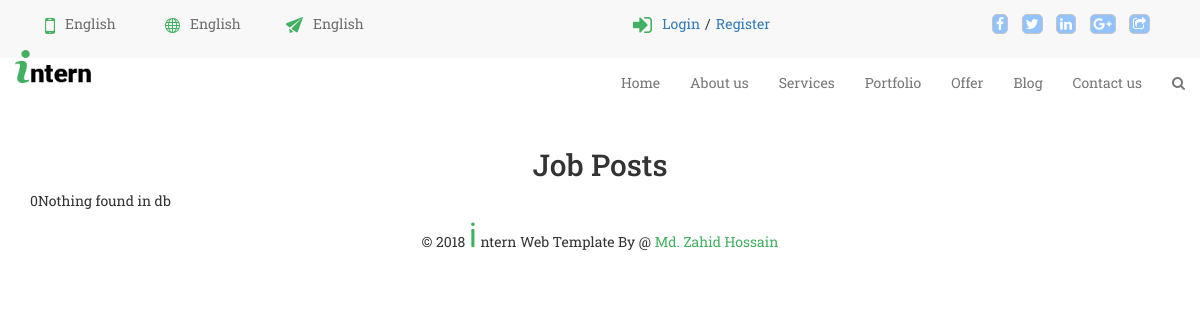
/jobPost.php?location=Dhaka, run on an earlier commit of the app's database.
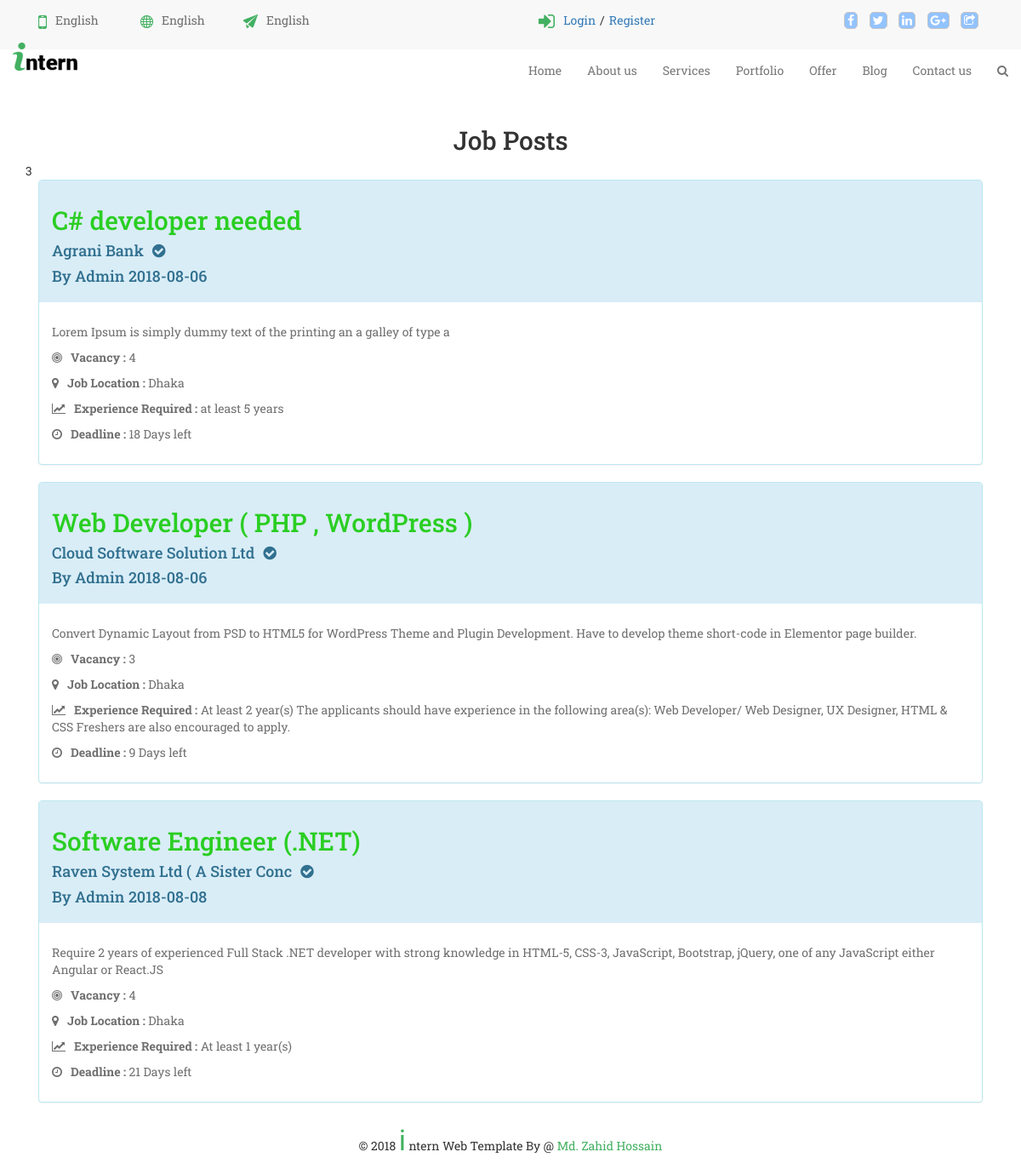
And on a later commit of the database.
### tables this page shows
CREATE TABLE `jobpost` (
  `id` int(11) NOT NULL,
  `title` text NOT NULL,
  `companyName` varchar(32) NOT NULL,
  `vacancy` varchar(10) NOT NULL,
  `context` text NOT NULL,
  `description` text NOT NULL,
  `empStatus` varchar(10) NOT NULL,
  `eduRequirement` text NOT NULL,
  `expRequirement` text NOT NULL,
  `addRequirement` text NOT NULL,
  `jobLocation` text NOT NULL,
  `salary` int(10) NOT NULL,
  `degree` varchar(32) NOT NULL,
  `browseCatg` varchar(32) NOT NULL,
  `postTime` date NOT NULL,
  `expDate` date DEFAULT NULL,
  `deleteDate` date NOT NULL
);

### jobPost.php (the view, shortened to what this page needs)
<?php
include "includes/header.php";
?>
       <?php include "includes/head.php" ?>
        <?php include "includes/navbar.php" ?>
        <div class="container">
           <h2 style="text-align:center;">Job Posts</h2>
           <div class="jobPost">
                <?php
                    require 'config.php';
                    global $query;
                    if(isset($_GET['location'])){
                        $location = $_GET['location'];
                        $query = "select * from jobpost where jobLocation = '$location' ";
                    }
                    else if(isset($_GET['category'])){
                        $category = $_GET['category'];
                        $query = "select * from jobpost where browseCatg = '$category' ";
                    }
                    $result = mysqli_query($conn,$query);
                    $count =  mysqli_num_rows($result);
                            echo $count;
                    if(mysqli_num_rows($result) > 0){
                        while($row = mysqli_fetch_assoc($result)){
                            $id = $row['id'];
                            $title = $row['title'];
                            $companyName = $row['companyName'];
                            $vacancy = $row['vacancy'];
                            $description = $row['description'];
                            $expRequirement = $row['expRequirement'];
                            $jobLocation = $row['jobLocation'];
                            $postTime = $row['postTime'];
                            $expDate = $row['expDate'];
                            $daydiff=floor((abs(strtotime($postTime) - strtotime($expDate))/(60*60*24)));
                            ?>
                            <div class="col-sm-12">
                            <div class="panel-group">
                               <div class="panel panel-info">
                                   <div class="panel-heading">
                                      <h2 ><a style="text-decoration:none;color:#2ace22;" href="singleJob.php?id=<?php echo $id ?>"><?php echo $title ?></a></h2>
                                      <h4><?php echo $companyName ?><i class="fa fa-check-circle" aria-hidden="true" style="margin-left:10px;"></i></h4>
                                      <h4>By Admin <?php echo $postTime; ?></h4>
                                   </div>
                                   <div class="panel-body">
                                       <p class = "jobpost"><?php echo $description ?></p>
                                        <p class = "jobpost"><i class="fa fa-bullseye" aria-hidden="true"></i><b>Vacancy : </b><?php echo $vacancy ?></p>
                                        <p class = "jobpost"><i class="fa fa-map-marker" aria-hidden="true"></i><b>Job Location : </b><?php echo $jobLocation ?></p>
                                        <p class = "jobpost"><i class="fa fa-line-chart" aria-hidden="true"></i><b>Experience Required : </b><?php echo $expRequirement ?></p>
                                        <p class = "jobpost"><i class="fa fa-clock-o" aria-hidden="true"></i><b>Deadline : </b><?php echo $daydiff ?> Days left</p>
                                    </div>
                               </div>
                            </div>
                       </div>
                     <?php   }
                    }
                    else
                    {
                        echo "Nothing found in db".mysqli_connect_error();
                    }
                ?>
            </div>
        </div>
       <?php include "includes/footer.php" ?>

### includes/header.php (shortened to what this page needs)
<!DOCTYPE html>
<html lang="en">
<head>
    <link href="font-awesome/css/font-awesome.min.css" rel="stylesheet">
    <link href="css/bootstrap.css" rel="stylesheet">
    <link rel="stylesheet" href="css/owl.carousel.css">
    <link rel="stylesheet" href="css/owl.theme.css">
    <link rel="stylesheet" href="css/swiper.min.css">
    <link rel="stylesheet" href="css/style.css">
 </head>
<body>

### includes/head.php
<section id="start">
    <div class="container-fluid">
        <div class="container">
            <div class="row">
                <div class="col-sm-4">
                    <div class="col-sm-4">
                        <div class="contact">
                            <a href="#"><img src="images/callus.png" alt=""></a>
                            <p>English</p>
                        </div>
                    </div>
                    <div class="col-sm-4">
                        <div class="contact">
                            <a href="#"><img src="images/languages.png" alt=""></a>
                            <p>English</p>
                        </div>
                    </div>
                    <div class="col-sm-4">
                        <div class="contact">
                            <a href="#"><img src="images/email.png" alt=""></a>
                            <p>English</p>
                        </div>
                    </div>
                </div>
                <div class="col-sm-8">
                    <div class="social">
                        <div class="col-sm-6">
                           <?php
                                if(isset($_SESSION['un'])||isset($_SESSION['en'])){
                                    echo '';
                                }
                                else{
                                    echo  ' <div class="contact pull-right">
                                    <span><img src="images/signin.png" alt=""></span>
                                    <div class="dropdown">
                                      <a class="dropbtn" style="text-decoration:none;margin-right:5px;">Login</a>
                                      <div class="dropdown-content">
                                        <a href="loginCandidate.php">Candidate</a>
                                        <a href="loginEmployee.php">Employee</a>
                                        <a href="../Intern/cms/admin/index.php">Admin</a>
                                      </div>
                                    </div>
                                    <spqn style="margin-right:5px;"> / </spqn>
                                    <div class="dropdown">
                                      <a class="dropbtn" style="text-decoration:none;"> Register</a>
                                      <div class="dropdown-content">
                                        <a href="regv.php">Candidate</a>
                                        <a href="#">Employee</a>
                                      </div>
                                    </div>
                                    </div> ';
                                }
                            ?>
                        </div>
                        <div class="col-sm-6">
                            <ul class="list-inline pull-right social">
                                <li><a href="#"><i class="fa fa-facebook" aria-hidden="true"></i></a></li>
                                <li><a href="#"><i class="fa fa-twitter" aria-hidden="true"></i></a></li>
                                <li><a href="#"><i class="fa fa-linkedin" aria-hidden="true"></i></a></li>
                                <li><a href="#"><i class="fa fa-google-plus" aria-hidden="true"></i></a></li>
                                <li><a href="#"><i class="fa fa-share-square-o" aria-hidden="true"></i></a></li>
                            </ul>
                        </div>
                    </div>
                </div>
            </div>
        </div>
    </div>
</section>

### includes/navbar.php (shortened to what this page needs)
<section id="navbar">
        <nav class="navbar navbar-default">
            <div class="navbar-header">
                <div class="logo">
                    <a class="navbar-brand" href="index.php"><img src="images/intern.png" alt="" style="height: 33px;"></a>
                </div>
            </div>
            <div class="collapse navbar-collapse" id="bs-example-navbar-collapse-1">
                <ul class="nav navbar-nav navbar-right">
                   <?php
                   if(isset($_SESSION['un'])){
                        $un= $_SESSION['un'];
                        echo '<li><a href="index.php">Home</a></li>
                              <li><a href="about.php">About us</a></li>
                              <li><a href="jobPost.php">Blog</a></li>
                              <li><a href="listdata.php">List Data</a></li>';
                        echo "<li><a href=\"logoutVer.php\">Logout</a></li>";
                        echo "<li><a href='candProfile.php?user=".$un."' style='float:right;'>"."<span class='label label-info'>".$un."</span></a></li>";
                   }
                    else{
              echo' <li><a href="index.php">Home</a></li>
                    <li><a href="about.php">About us</a></li>
                    <li><a href="#recent_courses">Services</a></li>
                    <li><a href="#resource_person">Portfolio</a></li>
                    <li><a href="#webcode_offer">Offer</a></li>
                    <li><a href="jobPost.php?location=Dhaka">Blog</a></li>
                    <li><a href="contact.php">Contact us</a></li>
                    <li><a href="#"><i class="fa fa-search" aria-hidden="true"></i></a></li>';
                  }
                    ?>
                </ul>
            </div>
        </nav>
</section>

### includes/footer.php (shortened to what this page needs)
<section id="last">
        <div class="container">
           <div class="last">
               <p>&copy; 2018 <span class="diff">i</span> ntern Web Template By @ <span><a href="https://www.facebook.com/zahid.shuvro.5" target="_blank">Md. Zahid Hossain</a></span></p>
           </div>
        </div>
    </section>
</body>
</html>

### css/style.css (style rules this page uses)
body { font-family: 'Roboto Slab', serif; }
p { opacity: .7; }
#start { padding-bottom: 1em; padding-top: 1em; background: #f8f8f8 }
.contact { display: inline-flex; }
.contact a { margin: 0 10px 0 0; }
.contact span { margin: 0 10px 0 0; }
.social i { border: 1px solid #c5c5c5; padding: 2px 3px; border-radius: 5px; background: #93c3ff; color: #fff; transition: .5s; }
.dropdown { position: relative; display: inline-block; }
#navbar { padding-bottom: 0; }
.navbar-default { border: transparent; background: transparent; }
.logo a { margin-top: -23px; }
.last p { opacity: 1; text-align: center; }
.last span { color: #42b061; }
.last span a { text-decoration: none; color: #42b061; }
.diff { font-size: 34px; font-family: 'Kaushan Script', cursive; }
.jobpost { margin-top: 10px; }
.jobpost b { margin-left: 10px; }

What changed in the data, as far as the page shows it:
added jobpost: title "C# developer needed", companyName "Agrani Bank", postTime "2018-08-06", description "Lorem Ipsum is simply dummy text of the printing an a galley of type a", vacancy "4", jobLocation "Dhaka", expRequirement "at least 5 years", daydiff "18"
added jobpost: title "Web Developer ( PHP , WordPress )", companyName "Cloud Software Solution Ltd", postTime "2018-08-06", description "Convert Dynamic Layout from PSD to HTML5 for WordPress Theme and Plugin Development. Have to develop theme short-code in Elementor page builder.", vacancy "3", jobLocation "Dhaka", expRequirement "At least 2 year(s) The applicants should have experience in the following area(s): Web Developer/ Web Designer, UX Designer, HTML & CSS Freshers are also encouraged to apply.", daydiff "9"
added jobpost: title "Software Engineer (.NET)", companyName "Raven System Ltd ( A Sister Conc", postTime "2018-08-08", description "Require 2 years of experienced Full Stack .NET developer with strong knowledge in HTML-5, CSS-3, JavaScript, Bootstrap, jQuery, one of any JavaScript either Angular or React.JS", vacancy "4", jobLocation "Dhaka", expRequirement "At least 1 year(s)", daydiff "21"
Also different on the page:
$count: "0" → "3"
text no longer shown: "Nothing found in db"
